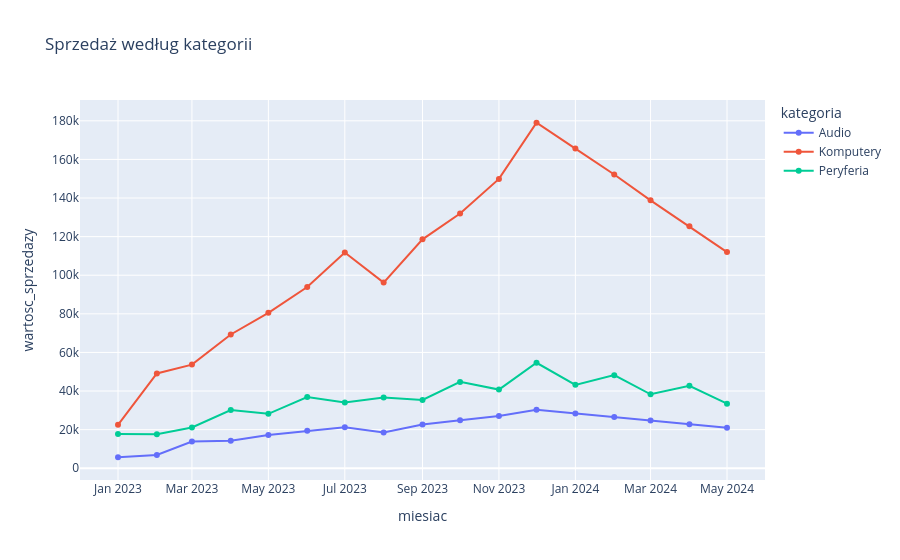

The cell this chart's notebook holds for it:
### Markdown cell above
### Line plot z wieloma liniami

### Code cell
# Agregacja - sprzedaż według kategorii w czasie
df_sprzedaz['miesiac'] = df_sprzedaz['data'].dt.to_period('M').astype(str)
sprzedaz_miesiac = df_sprzedaz.groupby(['miesiac', 'kategoria'])['wartosc_sprzedazy'].sum().reset_index()

fig = px.line(sprzedaz_miesiac,
              x='miesiac',
              y='wartosc_sprzedazy',
              color='kategoria',          # Osobna linia dla każdej kategorii
              title='Sprzedaż według kategorii',
              markers=True)

fig.update_layout(hovermode='x unified')
fig.show()

print("💡 Kliknij na nazwę kategorii w legendzie → ukryj/pokaż linię!")

### Figure 1 — Plotly figure (JSON) as saved in the notebook; plotly's stock layout.template omitted (floating-point values rounded to 4 significant figures)
{"data": [{"hovertemplate": "kategoria=Audio<br>miesiac=%{x}<br>wartosc_sprzedazy=%{y}<extra></extra>", "legendgroup": "Audio", "line": {"color": "#636efa", "dash": "solid"}, "marker": {"symbol": "circle"}, "mode": "lines+markers", "name": "Audio", "orientation": "v", "showlegend": true, "type": "scatter", "x": ["2023-01", "2023-02", "2023-03", "2023-04", "2023-05", "2023-06", "2023-07", "2023-08", "2023-09", "2023-10", "2023-11", "2023-12", "2024-01", "2024-02", "2024-03", "2024-04", "2024-05"], "xaxis": "x", "y": [5700.0, 6840.0, 13860.0, 14200.0, 17200.0, 19440.0, 21300.0, 18510.0, 22610.0, 24850.0, 27090.0, 30260.0, 28400.0, 26540.0, 24680.0, 22820.0, 20960.0], "yaxis": "y"}, {"hovertemplate": "kategoria=Komputery<br>miesiac=%{x}<br>wartosc_sprzedazy=%{y}<extra></extra>", "legendgroup": "Komputery", "line": {"color": "#EF553B", "dash": "solid"}, "marker": {"symbol": "circle"}, "mode": "lines+markers", "name": "Komputery", "orientation": "v", "showlegend": true, "type": "scatter", "x": ["2023-01", "2023-02", "2023-03", "2023-04", "2023-05", "2023-06", "2023-07", "2023-08", "2023-09", "2023-10", "2023-11", "2023-12", "2024-01", "2024-02", "2024-03", "2024-04", "2024-05"], "xaxis": "x", "y": [22500.0, 49100.0, 53700.0, 69300.0, 80500.0, 93900.0, 111800.0, 96200.0, 118600.0, 132000.0, 149900.0, 179000.0, 165600.0, 152200.0, 138800.0, 125400.0, 112000.0], "yaxis": "y"}, {"hovertemplate": "kategoria=Peryferia<br>miesiac=%{x}<br>wartosc_sprzedazy=%{y}<extra></extra>", "legendgroup": "Peryferia", "line": {"color": "#00cc96", "dash": "solid"}, "marker": {"symbol": "circle"}, "mode": "lines+markers", "name": "Peryferia", "orientation": "v", "showlegend": true, "type": "scatter", "x": ["2023-01", "2023-02", "2023-03", "2023-04", "2023-05", "2023-06", "2023-07", "2023-08", "2023-09", "2023-10", "2023-11", "2023-12", "2024-01", "2024-02", "2024-03", "2024-04", "2024-05"], "xaxis": "x", "y": [17700.0, 17600.0, 21110.0, 30150.0, 28200.0, 36880.0, 34050.0, 36680.0, 35390.0, 44750.0, 40760.0, 54650.0, 43200.0, 48240.0, 38320.0, 42680.0, 33440.0], "yaxis": "y"}], "layout": {"hovermode": "x unified", "legend": {"title": {"text": "kategoria"}, "tracegroupgap": 0}, "title": {"text": "Sprzedaż według kategorii"}, "xaxis": {"anchor": "y", "domain": [0, 1], "title": {"text": "miesiac"}}, "yaxis": {"anchor": "x", "domain": [0, 1], "title": {"text": "wartosc_sprzedazy"}}}}
